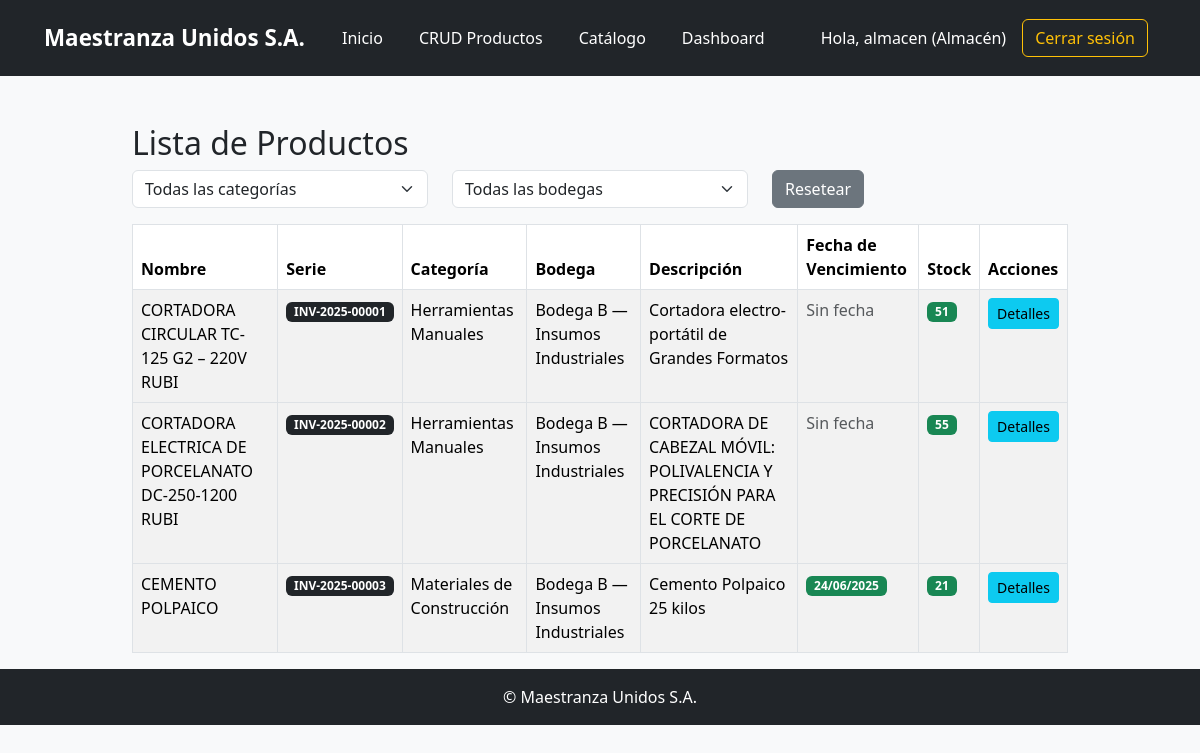
The app's page /productos/crud/ (signed in) with its own data.
### inventario/models.py (models this page shows, shortened)
class Producto(models.Model):
    nombre = models.CharField(max_length=100)
    categoria = models.ForeignKey(
        CategoriaProducto,
        on_delete=models.SET_NULL,
        null=True,
        blank=True,
        related_name='productos'
    )
    descripcion = models.TextField(blank=True)
    precio = models.DecimalField(max_digits=10, decimal_places=2)
    imagen = models.ImageField(upload_to='productos/', null=True, blank=True)
    fecha_vencimiento = models.DateField(null=True, blank=True)
    stock = models.PositiveIntegerField(default=0)
    stock_minimo = models.PositiveIntegerField(default=1)
    serial_number = models.CharField(
        max_length=20,
        unique=True,
        editable=False,
        blank=True,
        help_text="Número de serie generado automáticamente"
    )
    bodega = models.ForeignKey(
        Bodega,
        on_delete=models.CASCADE,
        related_name='productos',
        null=True,
        blank=True
    )

class CategoriaProducto(models.Model):
    nombre = models.CharField(max_length=100, unique=True)

class Bodega(models.Model):
    nombre = models.CharField(max_length=100, unique=True)

### inventario/views.py (the view)
# urls.py: path('productos/crud/', views.producto_crud, name='producto_crud'),
@login_required
@groups_required('Gestor de Inventario', 'Almacén')
def producto_crud(request):
    categoria_id = request.GET.get('categoria')
    bodega_id = request.GET.get('bodega')
    categorias = CategoriaProducto.objects.order_by('nombre')
    bodegas = Bodega.objects.order_by('nombre')
    productos = Producto.objects.all()
    if categoria_id:
        productos = productos.filter(categoria_id=categoria_id)
    if bodega_id:
        productos = productos.filter(bodega_id=bodega_id)
    if 'delete' in request.GET:
        producto = get_object_or_404(Producto, pk=request.GET['delete'])
        producto.delete()
        return redirect('producto_crud')
    return render(request, 'inventario/producto_crud.html', {
        'productos': productos,
        'categorias': categorias,
        'bodegas': bodegas,
        'categoria_seleccionada': int(categoria_id) if categoria_id else None,
        'bodega_seleccionada': int(bodega_id) if bodega_id else None,
        'today': date.today(),
        'today_plus_7': date.today() + timedelta(days=7),
    })

### inventario/views.py (called while the page is built)
def groups_required(*group_names):
    def check_groups(user):
        return user.is_authenticated and (
            user.groups.filter(name__in=group_names).exists() or user.groups.filter(name='Administrador').exists()
        )
    return user_passes_test(check_groups)

### inventario/templates/inventario/producto_crud.html (shortened to what this page needs)
{% extends 'inventario/base.html' %}
{% block content %}
<div class="container mt-5">
  <h2>Lista de Productos</h2>
  <form method="get" class="row mb-3">
    <div class="col-md-4">
      <select name="categoria" class="form-select" onchange="this.form.submit()">
        <option value="">Todas las categorías</option>
      </select>
    </div>
    <div class="col-md-4">
      <select name="bodega" class="form-select" onchange="this.form.submit()">
        <option value="">Todas las bodegas</option>
      </select>
    </div>
    <div class="col-md-2">
      <a href="{% url 'producto_crud' %}" class="btn btn-secondary">Resetear</a>
    </div>
  </form>
  <table class="table table-bordered table-striped">
    <thead>
      <tr>
        <th>Nombre</th>
        <th>Serie</th>
        <th>Categoría</th>
        <th><strong>Bodega</strong></th>
        <th>Descripción</th>
        <th>Fecha de Vencimiento</th>
        <th>Stock</th>
        <th>Acciones</th>
      </tr>
    </thead>
    <tbody>
      {% for producto in productos %}
        <tr>
          <td>{{ producto.nombre }}</td>
          <td><span class="badge bg-dark">{{ producto.serial_number }}</span></td>
          <td>{{ producto.categoria.nombre|default:"Sin categoría" }}</td>
          <td>
            {% if request.user.groups.first and request.user.groups.first.name != 'Almacén' %}
              <form method="post" action="{% url 'cambiar_bodega' producto.id %}" class="d-flex align-items-center">
                {% csrf_token %}
                <select name="nueva_bodega" class="form-select form-select-sm me-2" style="width: auto;">
                  {% for b in bodegas %}
                    <option value="{{ b.id }}" {% if producto.bodega and producto.bodega.id == b.id %}selected{% endif %}>
                      {{ b.nombre }}
                    </option>
                  {% endfor %}
                </select>
                <button type="submit" class="btn btn-sm btn-outline-secondary">Cambiar</button>
              </form>
            {% else %}
              {{ producto.bodega.nombre }}
            {% endif %}
          </td>
          <td>{{ producto.descripcion }}</td>
          <td>
            {% if producto.fecha_vencimiento %}
              {% if producto.fecha_vencimiento < today %}
                <span class="badge bg-danger">Vencido ({{ producto.fecha_vencimiento|date:"d/m/Y" }})</span>
              {% elif producto.fecha_vencimiento <= today_plus_7 %}
                <span class="badge bg-warning text-dark">Por vencer ({{ producto.fecha_vencimiento|date:"d/m/Y" }})</span>
              {% else %}
                <span class="badge bg-success">{{ producto.fecha_vencimiento|date:"d/m/Y" }}</span>
              {% endif %}
            {% else %}
              <span class="text-muted">Sin fecha</span>
            {% endif %}
          </td>
          <td>
            {% if producto.stock <= producto.stock_minimo %}
              <span class="badge bg-danger">Bajo ({{ producto.stock }})</span>
            {% else %}
              <span class="badge bg-success">{{ producto.stock }}</span>
            {% endif %}
          </td>
          <td>
            <button class="btn btn-info btn-sm" data-bs-toggle="collapse" data-bs-target="#historial{{ producto.id }}">Detalles</button>
          </td>
        </tr>
      {% empty %}
        <tr><td colspan="9" class="text-center">No hay productos registrados.</td></tr>
      {% endfor %}
    </tbody>
  </table>
</div>
{% endblock %}

### inventario/templates/inventario/base.html (shortened to what this page needs)
{% load static %}
<!DOCTYPE html>
<html lang="es">
<head>
  <link href="https://cdn.jsdelivr.net/npm/bootstrap@5.3.3/dist/css/bootstrap.min.css" rel="stylesheet">
  <link rel="stylesheet" href="{% static 'inventario/css/style.css' %}">
</head>
<body class="{% if request.COOKIES.theme == 'dark' %}dark-mode{% endif %}">
<nav class="navbar navbar-expand-lg navbar-dark bg-dark">
  <div class="container-fluid">
    <a class="navbar-brand mx-auto" href="#">Maestranza Unidos S.A.</a>
    <div class="collapse navbar-collapse justify-content-center" id="navbarNav">
      <ul class="navbar-nav mx-auto">
        <li class="nav-item"><a class="nav-link" href="{% url 'index' %}">Inicio</a></li>
        {% if user.is_authenticated %}
            {% if user.groups.first.name == 'Administrador' %}
                <li class="nav-item"><a class="nav-link" href="{% url 'dashboard' %}">Dashboard</a></li>
                <li class="nav-item"><a class="nav-link" href="{% url 'usuarios_crud' %}">Usuarios</a></li>
                <li class="nav-item"><a class="nav-link" href="{% url 'producto_crud' %}">CRUD Productos</a></li>
                <li class="nav-item"><a class="nav-link" href="{% url 'registro_producto' %}">Registrar Producto</a></li>
                <li class="nav-item"><a class="nav-link" href="{% url 'tienda' %}">Catálogo</a></li>
            {% elif user.groups.first.name == 'Comprador' %}
                <li class="nav-item"><a class="nav-link" href="{% url 'tienda' %}">Catálogo</a></li>
                <li class="nav-item"><a class="nav-link" href="{% url 'dashboard' %}">Dashboard</a></li>
            {% elif user.groups.first.name == 'Almacén' %}
                <li class="nav-item"><a class="nav-link" href="{% url 'producto_crud' %}">CRUD Productos</a></li>
                <li class="nav-item"><a class="nav-link" href="{% url 'tienda' %}">Catálogo</a></li>
                <li class="nav-item"><a class="nav-link" href="{% url 'dashboard' %}">Dashboard</a></li>
            {% endif %}
        {% else %}
            <li class="nav-item"><a class="nav-link" href="{% url 'login' %}">Iniciar Sesión</a></li>
            <li class="nav-item"><a class="nav-link" href="{% url 'registro_usuario' %}">Registrarse</a></li>
            <li class="nav-item"><a class="nav-link" href="{% url 'olvidar_contra' %}">¿Olvidaste tu contraseña?</a></li>
        {% endif %}
      </ul>
      {% if user.is_authenticated %}
        <div class="d-flex align-items-center ms-auto">
          <span class="navbar-text me-3">
            Hola, {{ user.username }}
            {% if user.groups.first %}
              ({{ user.groups.first.name }})
            {% else %}
              (Sin rol)
            {% endif %}
          </span>
          <a href="{% url 'logout' %}" class="btn btn-outline-light me-2">Cerrar sesión</a>
        </div>
      {% endif %}
    </div>
  </div>
</nav>
<main class="main-content">
  {% block content %}{% endblock %}
</main>
<footer class="bg-dark text-white text-center py-3 mt-auto">
  © Maestranza Unidos S.A.
</footer>
</body>
</html>

### inventario/static/inventario/css/style.css (style rules this page uses)
body { background-color: #f8f9fa; font-family: 'Segoe UI', Tahoma, Geneva, Verdana, sans-serif; margin: 0; padding: 0; }
.navbar { padding: 1rem 2rem; }
.navbar-brand { font-weight: bold; font-size: 1.4rem; color: white !important; text-align: center; margin-right: auto; margin-left: auto; }
.navbar-nav { text-align: center; }
.navbar-nav .nav-item { margin: 0 10px; }
.navbar-nav .nav-link { color: #ffffff !important; font-weight: 500; transition: all 0.2s ease-in-out; }
.navbar-text { color: #ffffff; font-size: 1rem; }
.btn-outline-light { border-color: #ffc107; color: #ffc107; }
footer { background-color: #343a40; color: white; text-align: center; padding: 15px 0; margin-top: 50px; }
.container { max-width: 960px; }

### records on screen
Producto: nombre "CORTADORA CIRCULAR TC-125 G2 – 220V RUBI", serial_number "INV-2025-00001", categoria.nombre "Herramientas Manuales", bodega.nombre "Bodega B — Insumos Industriales", descripcion "Cortadora electro-portátil de Grandes Formatos", shows "Sin fecha", stock "51"
Producto: nombre "CORTADORA ELECTRICA DE PORCELANATO DC-250-1200 RUBI", serial_number "INV-2025-00002", categoria.nombre "Herramientas Manuales", bodega.nombre "Bodega B — Insumos Industriales", descripcion "CORTADORA DE CABEZAL MÓVIL: POLIVALENCIA Y PRECISIÓN PARA EL CORTE DE PORCELANATO", shows "Sin fecha", stock "55"
Producto: nombre "CEMENTO POLPAICO", serial_number "INV-2025-00003", categoria.nombre "Materiales de Construcción", bodega.nombre "Bodega B — Insumos Industriales", descripcion "Cemento Polpaico 25 kilos", fecha_vencimiento "24/06/2025", stock "21"

### other values on screen
{{ user.username }} "almacen"
{{ user.groups.first.name }} "Almacén"
